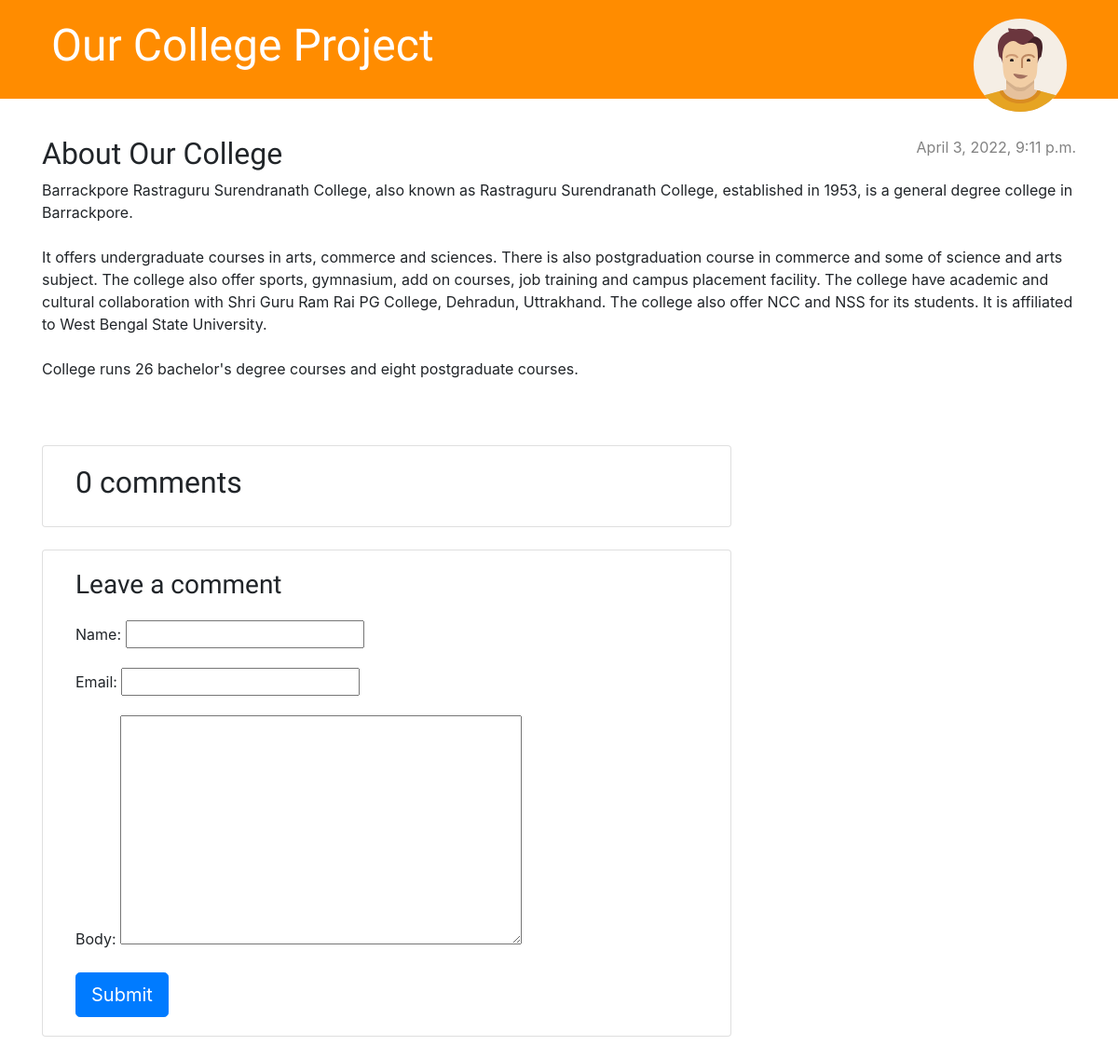
Page /post/7 on the committed database.
### blog/models.py (models this page shows, shortened)
class Post(models.Model):
    author = models.ForeignKey(settings.AUTH_USER_MODEL, on_delete=models.CASCADE)
    title = models.CharField(max_length=200)
    text = models.TextField()
    created_date = models.DateTimeField(default=timezone.now)
    published_date = models.DateTimeField(blank=True, null=True)

### blog/views.py (the view)
# urls.py: path('post/<int:pk>', views.post_detail, name = 'post_detail'),
def post_detail(request,pk):
    post = get_object_or_404(Post, pk=pk)
    comments = post.comments.filter(active=True)
    new_comment = None
    if request.method == 'POST':
        comment_form = CommentForm(data=request.POST)
        if comment_form.is_valid():
            new_comment = comment_form.save(commit=False)
            new_comment.post = post
            new_comment.save()
    else:
        comment_form = CommentForm()
    return render(request, 'blog/post_detail.html', {'post': post, 'comments': comments, 'new_comment': new_comment, 'comment_form': comment_form})

### blog/forms.py
class CommentForm(forms.ModelForm):
    class Meta:
        model = Comment
        fields = ('name', 'email', 'body',)

### blog/templates/blog/post_detail.html (shortened to what this page needs)
{% extends 'blog/base.html' %}
{% block content %}
<article class="post">
    {% if post.published_date %}
    <time class="date">
        {{ post.published_date }}
    </time>
    {% endif %}
    <h2>{{ post.title }}</h2>
    <p>{{ post.text|linebreaksbr }}</p>
</article>
<div class="col-md-8 card mb-4  mt-3 ">
    <div class="card-body">
        <h2>{{ comments.count }} comments</h2>
    </div>
</div>
<div class="col-md-8 card mb-4  mt-3 ">
    <div class="card-body">
        {% if new_comment %}
        <div class="alert alert-success" role="alert">
            Your comment is awaiting moderation
        </div>
        {% else %}
        <h3>Leave a comment</h3>
        <form method="post" style="margin-top: 1.3em;">
            {{ comment_form.as_p }}
            <button type="submit" class="btn btn-primary  btn-lg">Submit</button>
        </form>
        {% endif %}
    </div>
</div>
</div>
</div>
{% endblock content %}

### blog/static/css/blog.css (style rules this page uses)
h1, h2, h3, h4 { font-family: 'Lobster'; }
.date { color: #828282; }
.post { margin-bottom: 70px; }
.post > .date, .post > .actions { float: right; }

### rows in the picture
Post: published_date "April 3, 2022, 9:11 p.m.", title "About Our College", text "Barrackpore Rastraguru Surendranath College, also known as Rastraguru Surendranath College, established in 1953, is a general degree college in Barrackpore. It offers undergraduate courses in arts, commerce and sciences. There is also postgraduation course in commerce and some of science and arts subject. The college also offer sports, gymnasium, add on courses, job training and campus placement facility. The college have academic and cultural collaboration with Shri Guru Ram Rai PG College, Dehradun, Uttrakhand. The college also offer NCC and NSS for its students. It is affiliated to West Bengal State University. College runs 26 bachelor's degree courses and eight postgraduate courses."

### other values in the picture
{{ comments.count }} "0"
